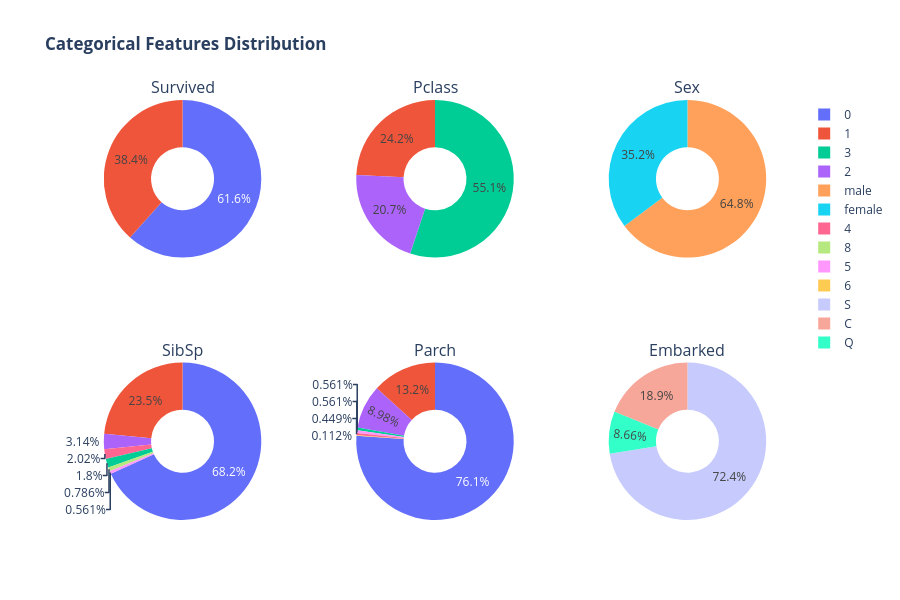

Notebook code cell kept with this figure:
### Code cell
fig = sp.make_subplots(rows=2, cols=3, subplot_titles=cat_cols,
                       specs=[[{'type':'domain'}]*3, [{'type':'domain'}]*3])
 
for i, col in enumerate(cat_cols):
    row = i // 3 + 1
    col_pos = i % 3 + 1
   
    unique = df[col].value_counts()
    categories = unique.index
    count = unique.values
   
    fig.add_trace(go.Pie(labels=categories, values=count, name=col, hole=0.4), row=row, col=col_pos)
fig.update_layout(title_text='<b>Categorical Features Distribution</b>', width=900, height=600)
fig.show()

### Figure 1 — Plotly figure (JSON) as saved in the notebook; plotly's stock layout.template omitted (floating-point values rounded to 4 significant figures)
{"data": [{"domain": {"x": [0, 0.2889], "y": [0.625, 1]}, "hole": 0.4, "labels": [0, 1], "name": "Survived", "type": "pie", "values": [549, 342]}, {"domain": {"x": [0.3556, 0.6444], "y": [0.625, 1]}, "hole": 0.4, "labels": [3, 1, 2], "name": "Pclass", "type": "pie", "values": [491, 216, 184]}, {"domain": {"x": [0.7111, 1], "y": [0.625, 1]}, "hole": 0.4, "labels": ["male", "female"], "name": "Sex", "type": "pie", "values": [577, 314]}, {"domain": {"x": [0, 0.2889], "y": [0, 0.375]}, "hole": 0.4, "labels": [0, 1, 2, 4, 3, 8, 5], "name": "SibSp", "type": "pie", "values": [608, 209, 28, 18, 16, 7, 5]}, {"domain": {"x": [0.3556, 0.6444], "y": [0, 0.375]}, "hole": 0.4, "labels": [0, 1, 2, 3, 5, 4, 6], "name": "Parch", "type": "pie", "values": [678, 118, 80, 5, 5, 4, 1]}, {"domain": {"x": [0.7111, 1], "y": [0, 0.375]}, "hole": 0.4, "labels": ["S", "C", "Q"], "name": "Embarked", "type": "pie", "values": [644, 168, 77]}], "layout": {"annotations": [{"font": {"size": 16}, "showarrow": false, "text": "Survived", "x": 0.1444, "xanchor": "center", "xref": "paper", "y": 1, "yanchor": "bottom", "yref": "paper"}, {"font": {"size": 16}, "showarrow": false, "text": "Pclass", "x": 0.5, "xanchor": "center", "xref": "paper", "y": 1, "yanchor": "bottom", "yref": "paper"}, {"font": {"size": 16}, "showarrow": false, "text": "Sex", "x": 0.8556, "xanchor": "center", "xref": "paper", "y": 1, "yanchor": "bottom", "yref": "paper"}, {"font": {"size": 16}, "showarrow": false, "text": "SibSp", "x": 0.1444, "xanchor": "center", "xref": "paper", "y": 0.375, "yanchor": "bottom", "yref": "paper"}, {"font": {"size": 16}, "showarrow": false, "text": "Parch", "x": 0.5, "xanchor": "center", "xref": "paper", "y": 0.375, "yanchor": "bottom", "yref": "paper"}, {"font": {"size": 16}, "showarrow": false, "text": "Embarked", "x": 0.8556, "xanchor": "center", "xref": "paper", "y": 0.375, "yanchor": "bottom", "yref": "paper"}], "height": 600, "title": {"text": "<b>Categorical Features Distribution</b>"}, "width": 900}}
